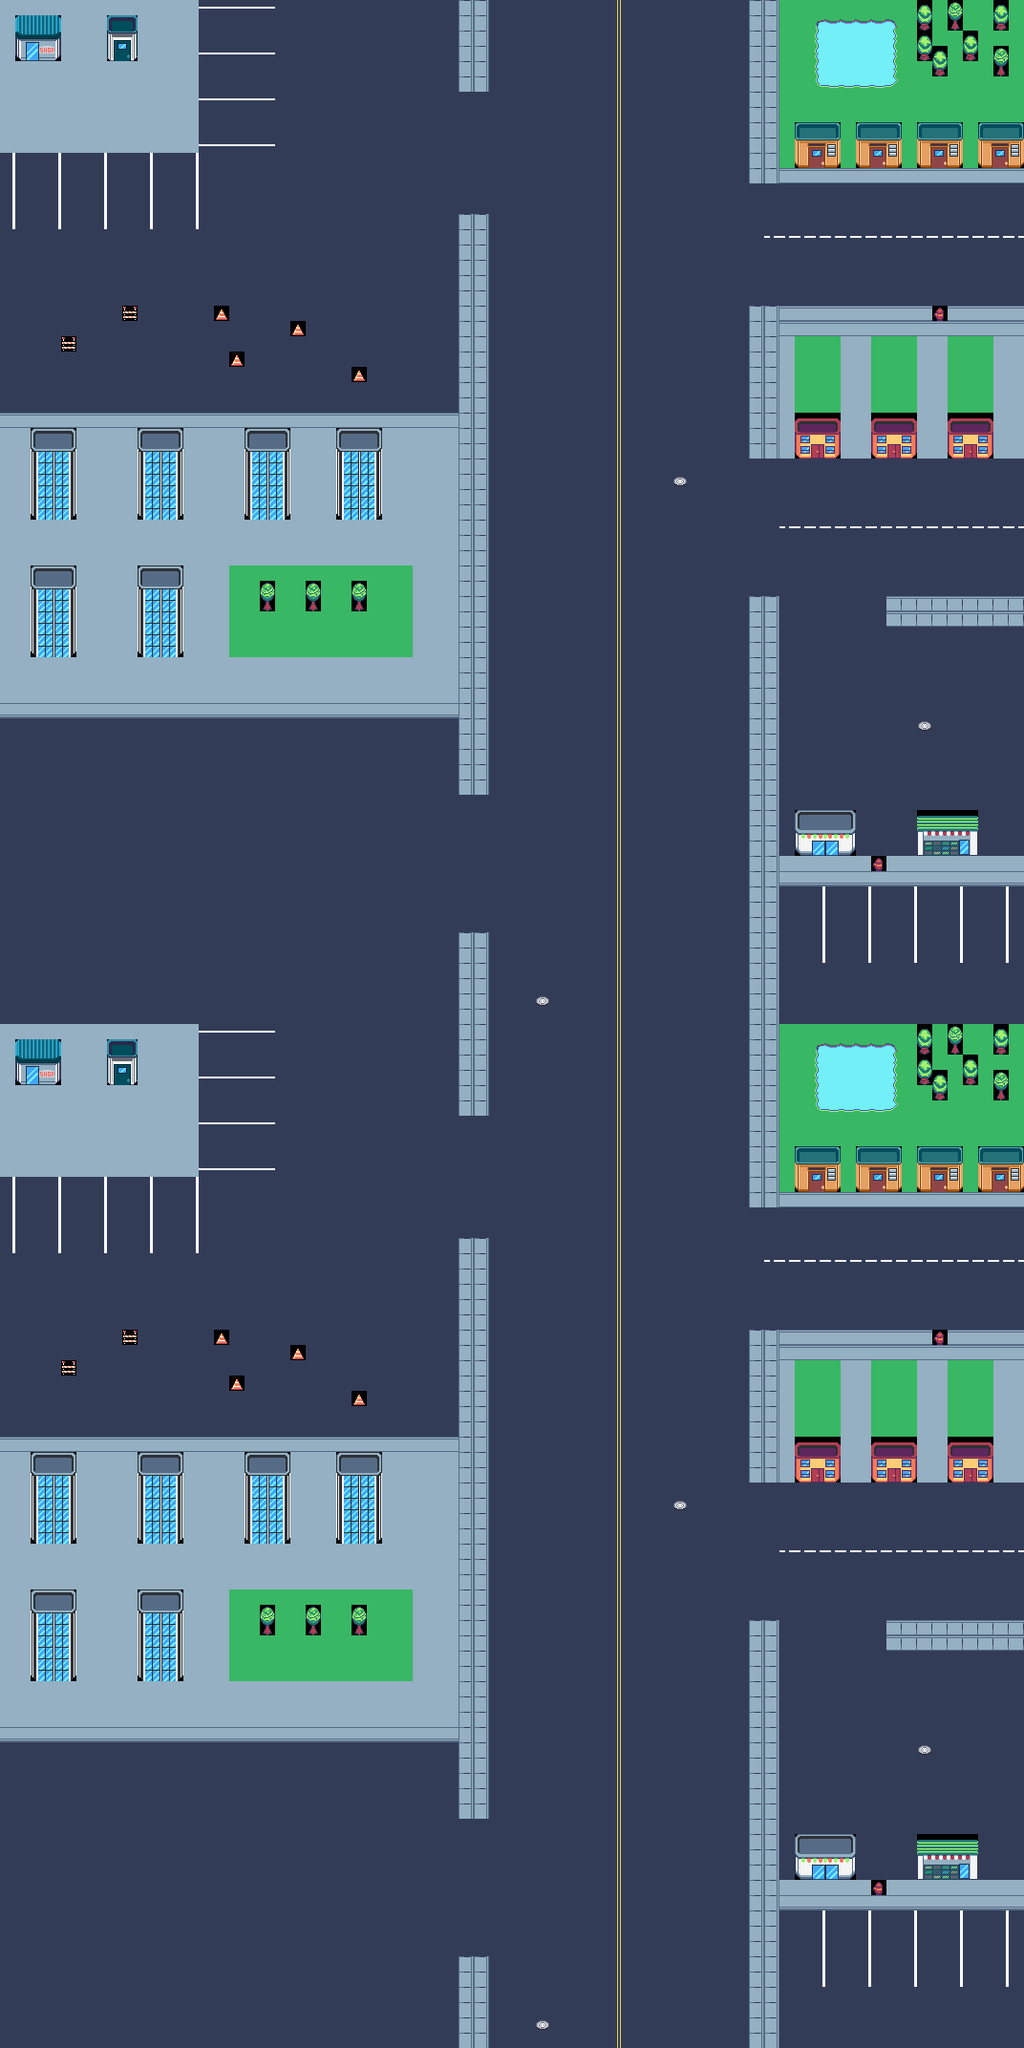

The image is a tile-based game level rendered from a .tmx file. Its description and source (layers, tilesets, objects; grid data summarised) follow:
An orthogonal 67x134 tile map with 16x16 px tiles, 1 tile layer (Terrain Layer) and 106 objects.

<map version="1.10" tiledversion="1.11.2" orientation="orthogonal" renderorder="right-down" width="67" height="134" tilewidth="16" tileheight="16" infinite="0" nextlayerid="7" nextobjectid="212">
 <tileset firstgid="1" source="tileset.tsx" />
 <layer id="1" name="Terrain Layer" width="67" height="134">
  <data>[8978 cells, 8978 non-empty, 103 distinct tile ids]</data>
 </layer>
 <objectgroup id="2" name="Car Collision Layer" visible="0">
  <object id="37" x="1.33333" y="0.666667" width="206" height="159.333" />
  <object id="38" x="1.33333" y="453.667" width="478" height="273.333" />
  <object id="39" x="488.667" y="0.5" width="15" height="65.8333" />
  <object id="40" x="490" y="257" width="10" height="544.333" />
  <object id="41" x="490" y="1007" width="10" height="126" />
  <object id="42" x="794.333" y="657.25" width="9" height="413.75" />
  <object id="43" x="959" y="633.545" width="113" height="13.5455" />
  <object id="44" x="840" y="855" width="47" height="31.6667" />
  <object id="45" x="969.333" y="861" width="44.3333" height="27.3333" />
  <object id="46" x="815" y="902.25" width="255" height="13" />
  <object id="47" x="812.667" y="350" width="255.333" height="107" />
  <object id="48" x="813.667" y="1" width="257.333" height="167.333" />
  <object id="61" x="2.66667" y="2" width="783.333" height="12" />
  <object id="62" x="0" y="160" width="13.3333" height="1981.33" />
  <object id="66" x="815.333" y="1056" width="256.667" height="15.3333" />
  <object id="70" x="1062.67" y="190" width="10.6667" height="1943.33" />
  <object id="94" x="4.66498" y="1076.5" width="206" height="159.333" />
  <object id="95" x="4.66498" y="1528.17" width="478" height="274.666" />
  <object id="97" x="490.665" y="1332.83" width="10" height="544.333" />
  <object id="98" x="493.332" y="2082.83" width="10" height="66" />
  <object id="99" x="797.665" y="1733.08" width="9" height="413.75" />
  <object id="100" x="962.332" y="1709.38" width="113" height="13.5455" />
  <object id="101" x="843.332" y="1930.83" width="47" height="31.6667" />
  <object id="102" x="972.665" y="1936.83" width="44.3333" height="27.3333" />
  <object id="103" x="818.332" y="1978.08" width="255" height="13" />
  <object id="104" x="815.999" y="1425.83" width="255.333" height="107" />
  <object id="105" x="816.999" y="1076.83" width="257.333" height="167.333" />
  <object id="112" x="13.3313" y="2131.83" width="1062" height="15.3333" />
  <object id="121" x="842.454" y="1930.74" width="49.7576" height="33.1515" />
  <object id="122" x="970.363" y="1932.96" width="48.1212" height="32.394" />
  <object id="125" x="862.665" y="1103.17" width="71.6667" height="56" />
  <object id="126" x="966.998" y="1082.17" width="8.99997" height="54" />
  <object id="127" x="983.665" y="1130.17" width="5.66663" height="19" />
  <object id="128" x="995.665" y="1075.5" width="16" height="32.3333" />
  <object id="129" x="1012.33" y="1108.17" width="15" height="30.6667" />
  <object id="130" x="1043.66" y="1077.17" width="14.6667" height="29" />
  <object id="131" x="1043.33" y="1124.17" width="15.6667" height="30.3333" />
 </objectgroup>
 <objectgroup id="3" name="Player Collision Layer" visible="0">
  <object id="4" x="16.5" y="17" width="47" height="46.5" />
  <object id="5" x="112.5" y="17" width="31" height="46" />
  <object id="6" x="39.75" y="457" width="32.5" height="78.25" />
  <object id="13" x="276.25" y="614.25" width="7.25" height="19.5" />
  <object id="17" x="839.122" y="854.909" width="49.7576" height="33.1515" />
  <object id="18" x="967.031" y="857.122" width="48.1212" height="32.394" />
  <object id="19" x="1000.83" y="446.75" width="30.8333" height="24.5833" />
  <object id="29" x="840" y="136.667" width="31.3333" height="31" />
  <object id="30" x="859.333" y="27.3333" width="71.6667" height="56" />
  <object id="31" x="963.666" y="6.33333" width="8.99997" height="54" />
  <object id="32" x="980.333" y="54.3333" width="5.66663" height="19" />
  <object id="33" x="992.333" y="-0.333333" width="16" height="32.3333" />
  <object id="34" x="1009" y="32.3333" width="15" height="30.6667" />
  <object id="35" x="1040.33" y="1.33333" width="14.6667" height="29" />
  <object id="36" x="1040" y="48.3333" width="15.6667" height="30.3333" />
  <object id="51" x="1.333" y="-0.666667" width="1070" height="7.3333" />
  <object id="52" x="0.666667" y="9.99967" width="11.3333" height="2139.33" />
  <object id="80" x="19.5" y="419.5" width="462" height="13.5" />
  <object id="82" x="903.667" y="137.167" width="31.3333" height="31" />
  <object id="83" x="968" y="136.833" width="31.3333" height="31" />
  <object id="84" x="1033" y="137.833" width="31.3333" height="31" />
  <object id="85" x="840.833" y="446.208" width="30.8333" height="24.5833" />
  <object id="86" x="920.833" y="445.458" width="30.8333" height="24.5833" />
  <object id="87" x="324.375" y="614.5" width="7.25" height="19.5" />
  <object id="88" x="372.875" y="615.25" width="7.25" height="19.5" />
  <object id="89" x="151.75" y="458.375" width="32.5" height="78.25" />
  <object id="90" x="263.75" y="457.875" width="32.5" height="78.25" />
  <object id="91" x="360.25" y="458.375" width="32.5" height="78.25" />
  <object id="92" x="151.25" y="601.875" width="32.5" height="78.25" />
  <object id="93" x="39.25" y="602.875" width="32.5" height="78.25" />
  <object id="164" x="1062.33" y="-1.13687e-13" width="8.66667" height="2144" />
  <object id="165" x="16.833" y="1090.33" width="47" height="46.5" />
  <object id="166" x="112.833" y="1090.33" width="31" height="46" />
  <object id="167" x="40.083" y="1530.33" width="32.5" height="78.25" />
  <object id="168" x="276.583" y="1687.58" width="7.25" height="19.5" />
  <object id="169" x="839.455" y="1928.24" width="49.7576" height="33.1515" />
  <object id="170" x="967.364" y="1930.45" width="48.1212" height="32.394" />
  <object id="171" x="1001.16" y="1520.08" width="30.8333" height="24.5833" />
  <object id="172" x="840.333" y="1210" width="31.3333" height="31" />
  <object id="173" x="859.666" y="1100.66" width="71.6667" height="56" />
  <object id="174" x="963.999" y="1079.66" width="8.99997" height="54" />
  <object id="175" x="980.666" y="1127.66" width="5.66663" height="19" />
  <object id="176" x="992.666" y="1073" width="16" height="32.3333" />
  <object id="177" x="1009.33" y="1105.66" width="15" height="30.6667" />
  <object id="178" x="1040.66" y="1074.66" width="14.6667" height="29" />
  <object id="179" x="1040.33" y="1121.66" width="15.6667" height="30.3333" />
  <object id="184" x="16.9997" y="2138.67" width="1058.67" height="7.33333" />
  <object id="189" x="19.833" y="1492.83" width="462" height="13.5" />
  <object id="190" x="904" y="1210.5" width="31.3333" height="31" />
  <object id="191" x="968.333" y="1210.16" width="31.3333" height="31" />
  <object id="192" x="1033.33" y="1211.16" width="31.3333" height="31" />
  <object id="193" x="841.166" y="1519.54" width="30.8333" height="24.5833" />
  <object id="194" x="921.166" y="1518.79" width="30.8333" height="24.5833" />
  <object id="195" x="324.708" y="1687.83" width="7.25" height="19.5" />
  <object id="196" x="373.208" y="1688.58" width="7.25" height="19.5" />
  <object id="197" x="152.083" y="1531.71" width="32.5" height="78.25" />
  <object id="198" x="264.083" y="1531.21" width="32.5" height="78.25" />
  <object id="199" x="360.583" y="1531.71" width="32.5" height="78.25" />
  <object id="200" x="151.583" y="1675.21" width="32.5" height="78.25" />
  <object id="201" x="39.583" y="1676.21" width="32.5" height="78.25" />
 </objectgroup>
 <objectgroup id="6" name="Enemy Spawn Points" visible="0">
  <!-- 9 objects omitted --></objectgroup>
 <objectgroup id="5" name="Car Spawn Point" visible="0">
  <!-- 2 objects omitted --></objectgroup>
 <objectgroup id="4" name="Player Spawn Point" visible="0">
  <!-- 1 objects omitted --></objectgroup>
</map>
<!-- 9 of 106 objects omitted -->
